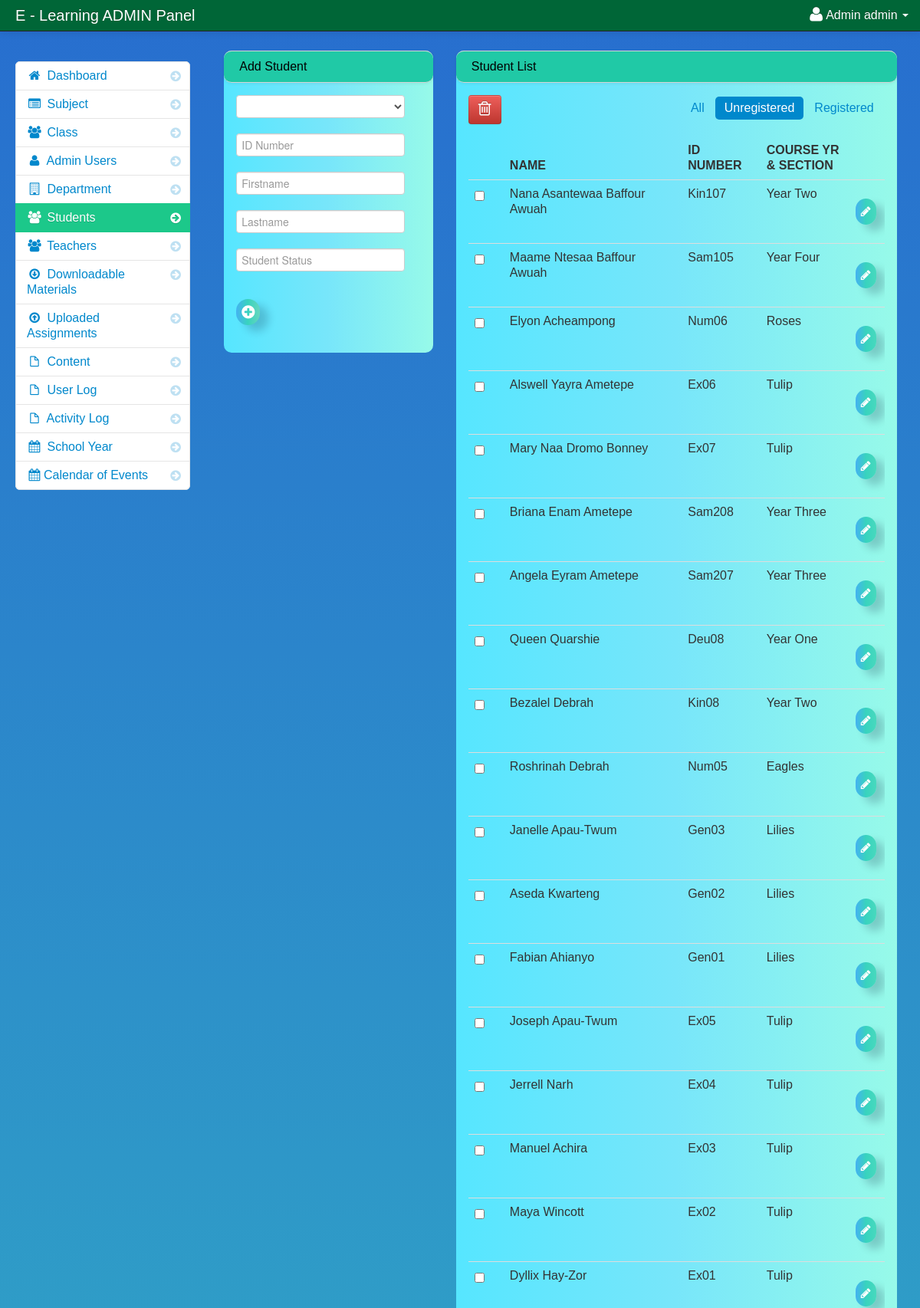
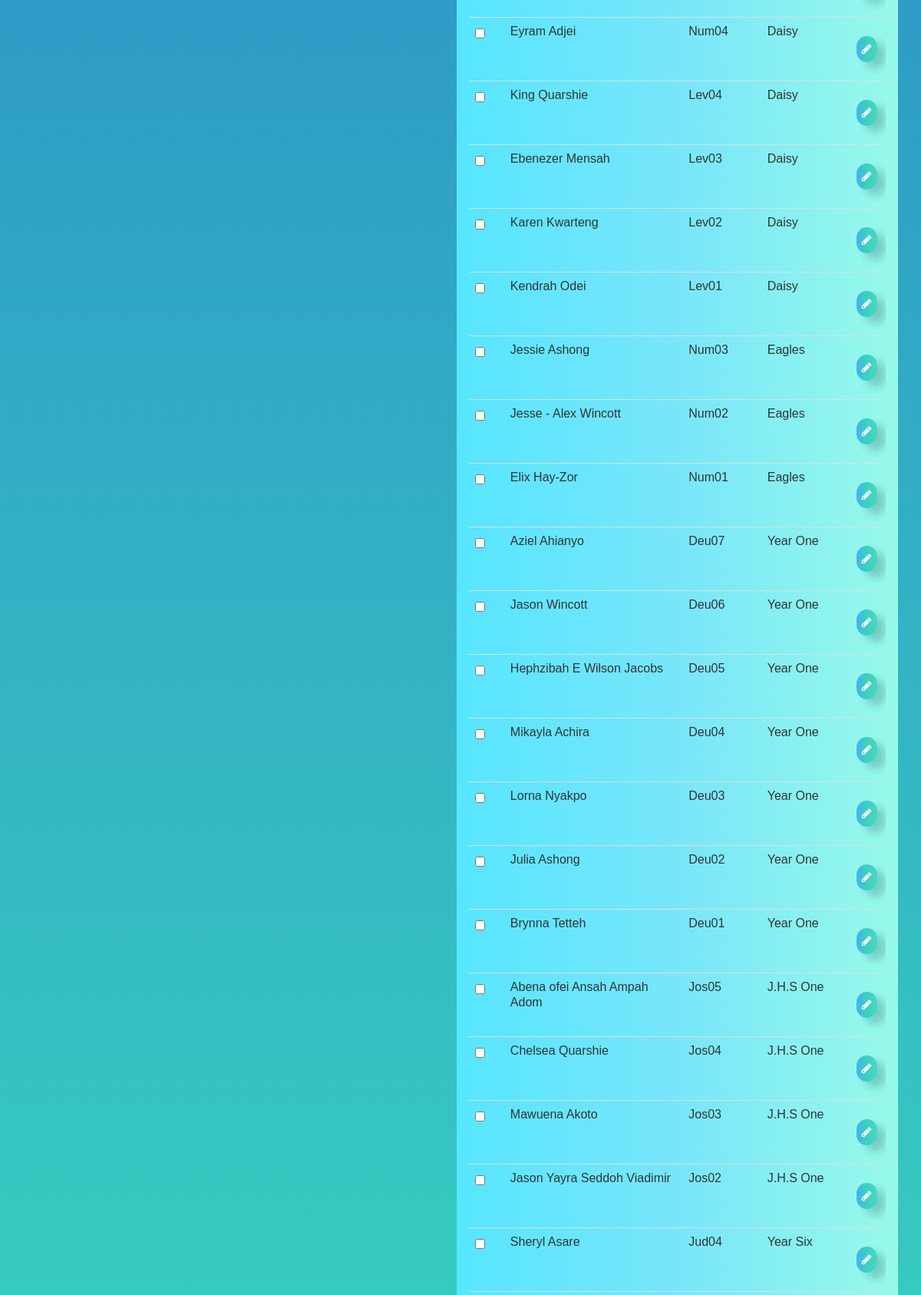
/portal/admin/unreg_students.php (signed in, upper part), run on the app's committed database (2 pictures, top to bottom).
### tables this page shows
CREATE TABLE IF NOT EXISTS `users` (
  `user_id` int(11) NOT NULL AUTO_INCREMENT,
  `username` varchar(100) NOT NULL,
  `password` varchar(100) NOT NULL,
  `firstname` varchar(100) NOT NULL,
  `lastname` varchar(100) NOT NULL,
  PRIMARY KEY (`user_id`)
);

CREATE TABLE IF NOT EXISTS `student` (
  `student_id` int(11) NOT NULL AUTO_INCREMENT,
  `firstname` varchar(100) NOT NULL,
  `lastname` varchar(100) NOT NULL,
  `class_id` int(11) NOT NULL,
  `username` varchar(100) NOT NULL,
  `password` varchar(100) NOT NULL,
  `location` varchar(100) NOT NULL,
  `status` varchar(100) NOT NULL,
  `balance` int(11) NOT NULL,
  `stu_status` int(11) NOT NULL,
  `dob` date NOT NULL,
  `gender` varchar(100) NOT NULL,
  PRIMARY KEY (`student_id`)
);

CREATE TABLE IF NOT EXISTS `class` (
  `class_id` int(11) NOT NULL AUTO_INCREMENT,
  `class_name` varchar(100) NOT NULL,
  `teacher_id` int(11) NOT NULL,
  PRIMARY KEY (`class_id`)
);

### portal/admin/session.php (called while the page is built, shortened)
<?php
$session_id=$_SESSION['id'];
?>

### portal/admin/student_table_unreg.php (the view, shortened to what this page needs)
<form action="delete_student.php" method="post">
<table cellpadding="0" cellspacing="0" border="0" class="table" id="example">
<a data-toggle="modal" href="#student_delete" id="delete"  class="btn btn-danger" name=""><i class="icon-trash icon-large"></i></a>
<div class="pull-right">
		    <ul class="nav nav-pills">
			<li class="">
				<a href="students.php">All</a>
			</li>
			<li class="active">
				<a href="unreg_students.php">Unregistered</a>
			</li>
			<li class="">
			<a href="reg_students.php">Registered</a>
			</li>
			</ul>
</div>
	<thead>
	<tr>
				<th></th>
				<th>Name</th>
				<th>ID Number</th>
				<th>Course Yr & Section</th>
				<th></th>
	</tr>
	</thead>
	<tbody>
	<?php
$query = mysql_query("select * from student LEFT JOIN class ON student.class_id = class.class_id where status = 'Unregistered' ORDER BY student.student_id DESC") or die(mysql_error());
while ($row = mysql_fetch_array($query)) {
	$id = $row['student_id'];
	?>
	<tr>
	<td width="30">
	<input id="optionsCheckbox" class="uniform_on" name="selector[]" type="checkbox" value="<?php echo $id; ?>">
	</td>
	<td><?php echo $row['firstname'] . " " . $row['lastname']; ?></td>
	<td><?php echo $row['username']; ?></td>
	<td width="100"><?php echo $row['class_name']; ?></td>
	<td width="30"><a href="edit_student.php<?php echo '?id='.$id; ?>" class="buttons"><i class="icon-pencil"></i> </a></td>
	</tr>
<?php } ?>
	</tbody>
</table>
</form>

### portal/admin/navbar.php (shortened to what this page needs)
<div class="navbar navbar-fixed-top navbar-inverse">
          <div class="navbar-inner">
              <div class="container-fluid">
                  <span class="brand" href="#">E - Learning ADMIN Panel</span>
                  <div class="nav-collapse collapse">
                      <ul class="nav pull-right">
				<?php $query= mysql_query("select * from users where user_id = '$session_id'")or die(mysql_error());
						$row = mysql_fetch_array($query);
				?>
                          <li class="dropdown">
                              <a href="#" role="button" class="dropdown-toggle" data-toggle="dropdown"> <i class="icon-user icon-large"></i><?php echo $row['firstname']." ".$row['lastname'];  ?> <i class="caret"></i>
                              </a>
                          </li>
                      </ul>
                  </div>
              </div>
          </div>
      </div>

### portal/admin/assets/styles.css (style rules this page uses)
body { padding-top: 50px; padding-bottom: 500px; background: linear-gradient(to top, #32be32 -50%, #38d3be, #224fd4 120%); background-repeat: repeat; }
.buttons { display: inline-block; border-radius: 25px; outline: none; border: none; background-image: linear-gradient(to right, #44b2f1, #38d3be, #20c9a6a8); box-shadow: 11px 8px 11px 0px rgba(5, 16, 44, .19); padding: 7px; font-size: 15px; color: #fff; font-family: 'Poppins', sans-serif; margin: 1rem 0; cursor: pointer; transition: .7s; }

### data on the page
users: firstname "Admin", lastname "admin"
student: firstname "Nana Asantewaa", lastname "Baffour Awuah", username "Kin107", class.class_name "Year Two"
student: firstname "Maame Ntesaa", lastname "Baffour Awuah", username "Sam105", class.class_name "Year Four"
student: firstname "Elyon", lastname "Acheampong", username "Num06", class.class_name "Roses"
student: firstname "Alswell Yayra", lastname "Ametepe", username "Ex06", class.class_name "Tulip"
student: firstname "Mary Naa Dromo", lastname "Bonney", username "Ex07", class.class_name "Tulip"
student: firstname "Briana Enam", lastname "Ametepe", username "Sam208", class.class_name "Year Three"
student: firstname "Angela Eyram", lastname "Ametepe", username "Sam207", class.class_name "Year Three"
student: firstname "Queen", lastname "Quarshie", username "Deu08", class.class_name "Year One"
student: firstname "Bezalel", lastname "Debrah", username "Kin08", class.class_name "Year Two"
student: firstname "Roshrinah", lastname "Debrah", username "Num05", class.class_name "Eagles"
student: firstname "Janelle", lastname "Apau-Twum", username "Gen03", class.class_name "Lilies"
student: firstname "Aseda", lastname "Kwarteng", username "Gen02", class.class_name "Lilies"
student: firstname "Fabian", lastname "Ahianyo", username "Gen01", class.class_name "Lilies"
student: firstname "Joseph", lastname "Apau-Twum", username "Ex05", class.class_name "Tulip"
student: firstname "Jerrell", lastname "Narh", username "Ex04", class.class_name "Tulip"
student: firstname "Manuel", lastname "Achira", username "Ex03", class.class_name "Tulip"
student: firstname "Maya", lastname "Wincott", username "Ex02", class.class_name "Tulip"
student: firstname "Dyllix", lastname "Hay-Zor", username "Ex01", class.class_name "Tulip"
student: firstname "Eyram", lastname "Adjei", username "Num04", class.class_name "Daisy"
student: firstname "King", lastname "Quarshie", username "Lev04", class.class_name "Daisy"
student: firstname "Ebenezer", lastname "Mensah", username "Lev03", class.class_name "Daisy"
student: firstname "Karen", lastname "Kwarteng", username "Lev02", class.class_name "Daisy"
student: firstname "Kendrah", lastname "Odei", username "Lev01", class.class_name "Daisy"
student: firstname "Jessie", lastname "Ashong", username "Num03", class.class_name "Eagles"
student: firstname "Jesse - Alex", lastname "Wincott", username "Num02", class.class_name "Eagles"
student: firstname "Elix", lastname "Hay-Zor", username "Num01", class.class_name "Eagles"
student: firstname "Aziel", lastname "Ahianyo", username "Deu07", class.class_name "Year One"
student: firstname "Jason", lastname "Wincott", username "Deu06", class.class_name "Year One"
student: firstname "Hephzibah E", lastname "Wilson Jacobs", username "Deu05", class.class_name "Year One"
student: firstname "Mikayla", lastname "Achira", username "Deu04", class.class_name "Year One"
student: firstname "Lorna", lastname "Nyakpo", username "Deu03", class.class_name "Year One"
student: firstname "Julia", lastname "Ashong", username "Deu02", class.class_name "Year One"
student: firstname "Brynna", lastname "Tetteh", username "Deu01", class.class_name "Year One"
student: firstname "Abena ofei", lastname "Ansah Ampah Adom", username "Jos05", class.class_name "J.H.S One"
student: firstname "Chelsea", lastname "Quarshie", username "Jos04", class.class_name "J.H.S One"
student: firstname "Mawuena", lastname "Akoto", username "Jos03", class.class_name "J.H.S One"
student: firstname "Jason Yayra", lastname "Seddoh Viadimir", username "Jos02", class.class_name "J.H.S One"
student: firstname "Sheryl", lastname "Asare", username "Jud04", class.class_name "Year Six"
